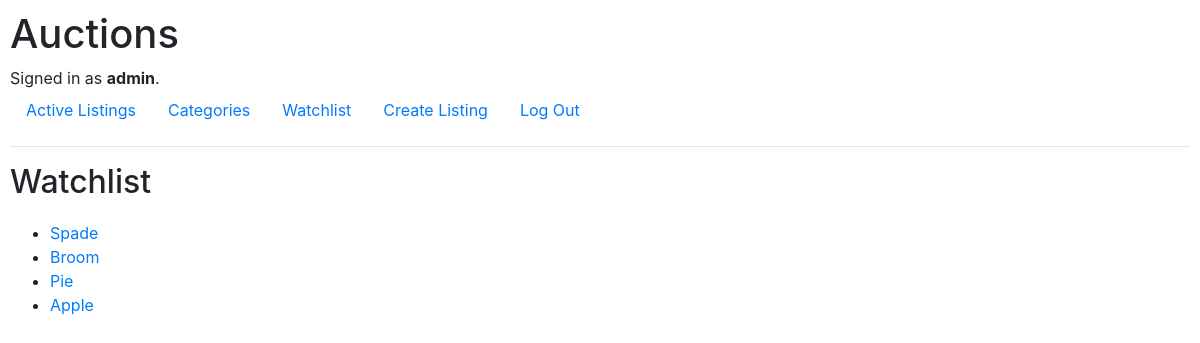
Page /watchlist (signed in) on the earlier database version.
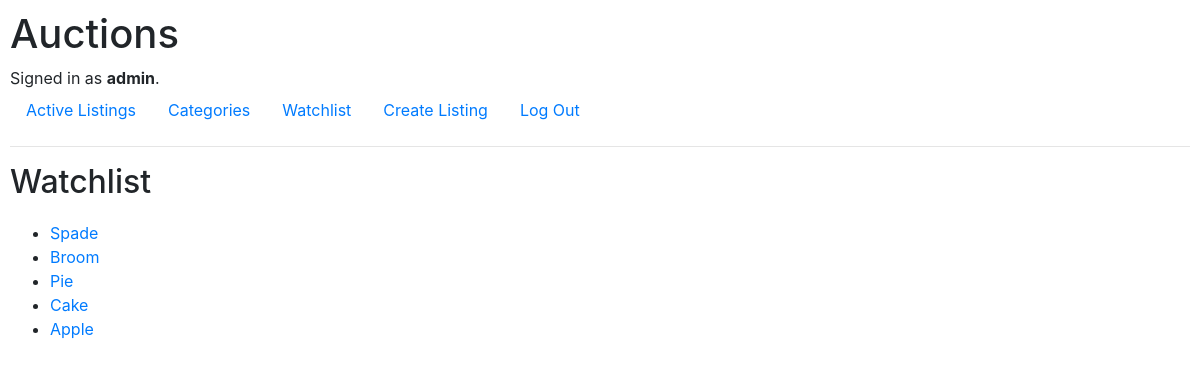
Same page on the later database version.
### auctions/models.py (models this page shows, shortened)
class Watchlist(models.Model):
    auction = models.ForeignKey(Auction, on_delete=models.CASCADE, related_name="followers")
    user = models.ForeignKey(User, on_delete=models.CASCADE, related_name="watchlist")
    def __str__(self):
        return f"User {self.user.username} has watchlisted {self.auction.title}"

class Auction(models.Model):
    title = models.CharField(max_length=64)
    description = models.TextField()
    price = models.FloatField()
    image = models.TextField(blank=True)
    category = models.CharField(max_length=64, blank=True)
    created = models.DateTimeField(auto_now_add=True)
    seller = models.ForeignKey(User, on_delete=models.CASCADE, related_name="sales")
    status = models.CharField(max_length=7, default="Open")

### auctions/views.py (the view)
# urls.py: path("watchlist", views.watchlist, name="watchlist"),
@login_required
def watchlist(request):
    watchlist = Watchlist.objects.filter(user=request.user)
    print(watchlist)
    return render(request, "auctions/watchlist.html", {
        "watchlist": watchlist,
    })

### auctions/templates/auctions/watchlist.html
{% extends "auctions/layout.html" %}
{% block body %}
<h2>Watchlist</h2>
{% if user.is_authenticated %}
<ul class="watchlist">
{% for item in watchlist %}
    <li><a href="{% url 'listing' item.auction.title %}">{{ item.auction.title }}</a></li>
{% endfor %}
</ul>
{% else %}
    Please log in to use a watchlist
{% endif %}
{% endblock %}

Differences in the rows shown:
added Watchlist: auction "Cake"
